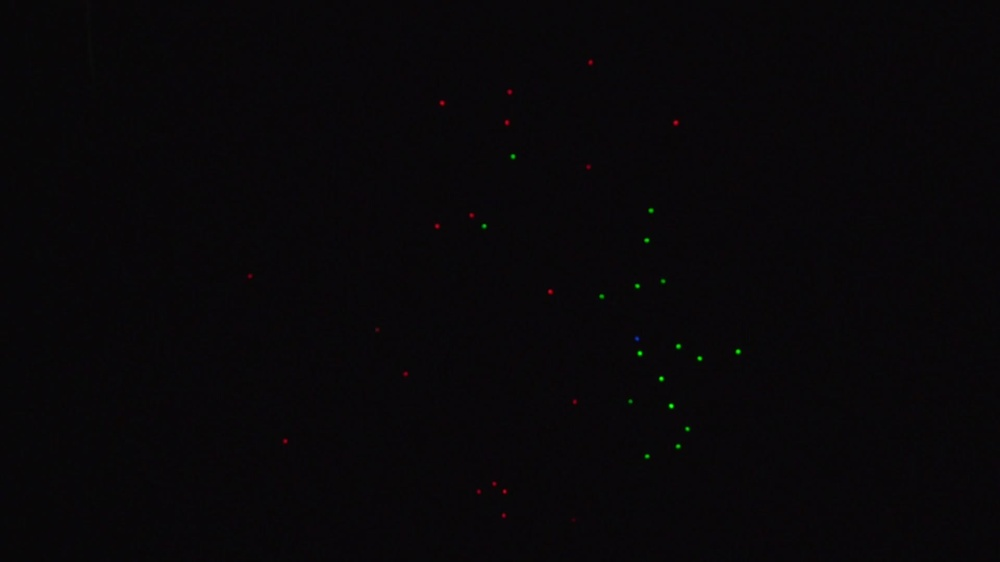
#> input picture RGBKiloCounter/debugImages/output1299.jpg, 1000 x 562 px, shrunk from 1920 x 1080 before the run
$ python blobs.py
#> lines starting #> are read from the running program, lines starting #| are printed output that depends on the picture
import numpy as np
import matplotlib.pyplot as plt
from skimage.io import imread, imshow
from math import sqrt
from skimage import data
from skimage.feature import blob_dog, blob_log, blob_doh
from skimage.color import rgb2gray


image = imread('output1299.jpg')
#> image is the input picture: shape (562, 1000, 3); mean R, G, B 8.5, 6.9, 9
#print(image.shape)
#data.hubble_deep_field()[0:500, 0:500]

image_gray = rgb2gray(image)

blobs_log = blob_log(image_gray, max_sigma=20, num_sigma=10, threshold=.016)
#> blobs_log = 37 rows, first 8: [378, 661, 1], [405, 671, 1], [353, 640, 1], [358, 699, 1], [351, 738, 1], [428, 687, 1], [346, 678, 1], [286, 637, 1]
#print(blobs_log)
# Compute radii in the 3rd column.
blobs_log[:, 2] = blobs_log[:, 2] * sqrt(2)
blobs_dog = blob_dog(image_gray, max_sigma=30, threshold=.1)
#> blobs_dog = 17 rows, first 8: [406, 671, 1.6], [378, 661, 1], [353, 639, 1.6], [351, 738, 1.6], [346, 678, 1.6], [358, 699, 1.6], [240, 646, 1.6], [286, 637, 1.6]
blobs_dog[:, 2] = blobs_dog[:, 2] * sqrt(2)


blobs_list = [blobs_log, blobs_dog]
colors = ['yellow', 'lime']
titles = ['Laplacian of Gaussian', 'Difference of Gaussian']

sequence = zip(blobs_list, colors, titles)

fig, axes = plt.subplots(1, 2, figsize=(9, 3), sharex=True, sharey=True)
ax = axes.ravel()

for idx, (blobs, color, title) in enumerate(sequence):
    ax[idx].set_title(title)
    ax[idx].imshow(image)
    for blob in blobs:
        y, x, r = blob
        c = plt.Circle((x, y), r, color=color, linewidth=2, fill=False)
        ax[idx].add_patch(c)
    ax[idx].set_axis_off()
#> this loop made 2 passes
#> (color, title) on passes 1 to 2: ('yellow', 'Laplacian of Gaussian'), ('lime', 'Difference of Gaussian')

plt.tight_layout()
plt.show()
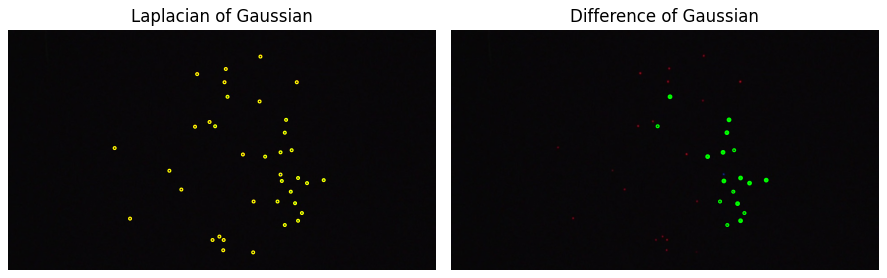
#> figure drawn by matplotlib, 2 panels
